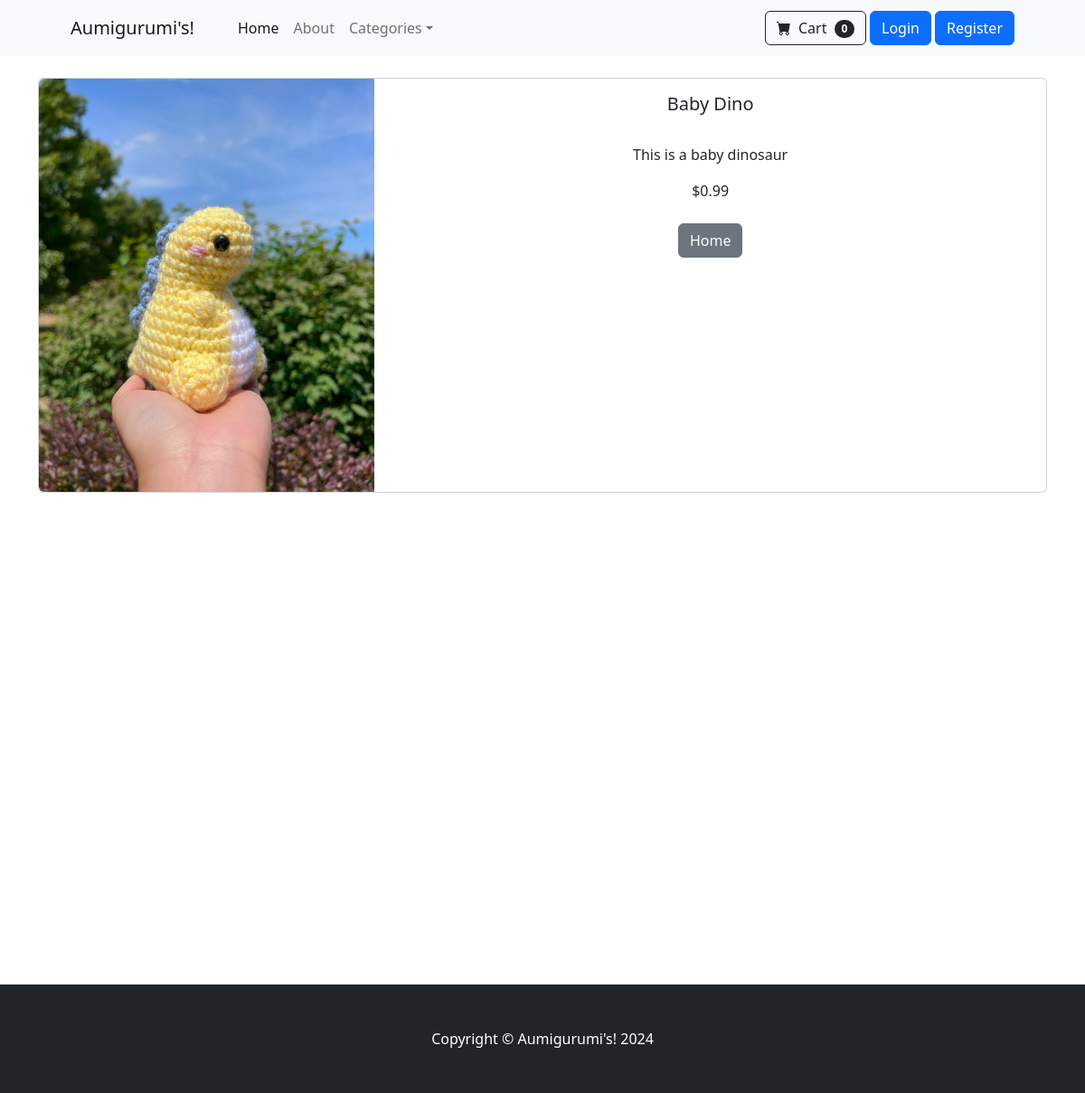
The app's page /product/2 with its own data.
### store/models.py (models this page shows, shortened)
class Product(models.Model):
    name = models.CharField(max_length=100)
    price = models.DecimalField(default=0, decimal_places=2, max_digits=6)
    category = models.ForeignKey(Category, on_delete=models.CASCADE, default=1)
    description = models.CharField(max_length=250, default='', blank=True, null=True)
    image = models.ImageField(upload_to='uploads/products/')
    is_sale = models.BooleanField(default=False)
    sale_price = models.DecimalField(default=0, decimal_places=2, max_digits=6)

### store/views.py (the view)
# urls.py: path('product/<int:pk>', views.product, name='product'),
def product(request,pk):
	product = Product.objects.get(id=pk)
	return render(request, 'product.html', {'product':product})

### cart/context_processors.py (called while the page is built)
def cart(request):
    return {'cart': Cart(request)}

### store/templates/product.html
{% extends 'base.html' %}
{% block content %}
<br/>
    <div class="container">
        <div class="card mb-3">
            <div class="row g-0">
                <div class="col-md-4">
                    <img src="{{ product.image.url }}" class="img-fluid rounded-start" alt=" ... ">
                </div>
                <div class="col-md-8">
                    <div class="card-body">
                        <center>
                        <h5 class="card-title">{{ product.name }}</h5>
                            <br/>
                            <p class="card-text">{{ product.description }}</p>
                            {% if product.is_sale %}
                            <div class="d-flex justify-content-center small text-warning mb-2">
                                    <div class="bi-star-fill"></div>
                                    &nbsp;&nbsp;Sale!&nbsp;&nbsp;
                                    <div class="bi-star-fill"></div>
                                    </div>
                                    <strike>
                                    ${{ product.price }}
                                    </strike>
                                    &nbsp;
                                    ${{ product.sale_price }}
                            {% else %}
                                ${{ product.price }}
                            {% endif %}
                            <br/><br/>
                            <a href="{% url 'home'%}" class="btn btn-secondary">Home</a>
                        </center>
                    </div>
                </div>
            </div>
        </div>
    </div>
<br/><br/><br/><br/><br/><br/><br/><br/><br/><br/><br/><br/><br/><br/><br/><br/><br/><br/><br/><br/><br/><br/>
{% endblock %}

### records on screen
Product: image (picture), name "Baby Dino", description "This is a baby dinosaur", price "0.99"
